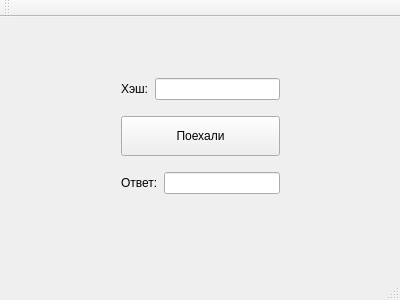
<?xml version="1.0" encoding="UTF-8"?>
<ui version="4.0">
 <class>MainWindow</class>
 <widget class="QMainWindow" name="MainWindow">
  <property name="geometry">
   <rect>
    <x>0</x>
    <y>0</y>
    <width>400</width>
    <height>300</height>
   </rect>
  </property>
  <property name="windowTitle">
   <string>MainWindow</string>
  </property>
  <widget class="QWidget" name="centralWidget">
   <widget class="QWidget" name="">
    <property name="geometry">
     <rect>
      <x>110</x>
      <y>40</y>
      <width>181</width>
      <height>158</height>
     </rect>
    </property>
    <layout class="QVBoxLayout" name="verticalLayout">
     <item>
      <layout class="QHBoxLayout" name="horizontalLayout_2">
       <item>
        <widget class="QLabel" name="label_2">
         <property name="text">
          <string>Хэш:</string>
         </property>
        </widget>
       </item>
       <item>
        <widget class="QLineEdit" name="hash"/>
       </item>
      </layout>
     </item>
     <item>
      <widget class="QPushButton" name="pbGenerate">
       <property name="minimumSize">
        <size>
         <width>0</width>
         <height>40</height>
        </size>
       </property>
       <property name="text">
        <string>Поехали</string>
       </property>
      </widget>
     </item>
     <item>
      <layout class="QHBoxLayout" name="horizontalLayout">
       <item>
        <widget class="QLabel" name="label">
         <property name="text">
          <string>Ответ:</string>
         </property>
        </widget>
       </item>
       <item>
        <widget class="QLineEdit" name="answer">
         <property name="text">
          <string/>
         </property>
         <property name="readOnly">
          <bool>true</bool>
         </property>
        </widget>
       </item>
      </layout>
     </item>
    </layout>
   </widget>
  </widget>
  <widget class="QMenuBar" name="menuBar">
   <property name="geometry">
    <rect>
     <x>0</x>
     <y>0</y>
     <width>400</width>
     <height>21</height>
    </rect>
   </property>
  </widget>
  <widget class="QToolBar" name="mainToolBar">
   <attribute name="toolBarArea">
    <enum>TopToolBarArea</enum>
   </attribute>
   <attribute name="toolBarBreak">
    <bool>false</bool>
   </attribute>
  </widget>
  <widget class="QStatusBar" name="statusBar"/>
 </widget>
 <layoutdefault spacing="6" margin="11"/>
 <resources/>
 <connections/>
</ui>
